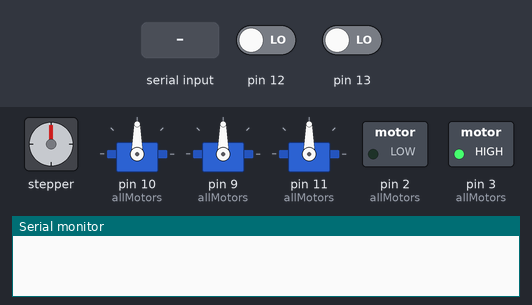
The sketch below on a simulated Arduino Uno, built with avr-gcc and run on an emulated ATmega328P. On the bench: stepper motor, 3 × servo, switched loads named in the sketch (green lamp = pin HIGH), the last lines printed to the serial monitor. Wiring (inferred from the names in the program): stepper motor (400 steps per turn assumed): coils pin 4, pin 5, pin 6, pin 7. Dashed ring = blinking. Inputs (shaded band) come from the test bench; at power-on: pin 13 LOW, pin 12 LOW. Pins used as bus, display or sensor lines are not drawn.

Above: at 1.2 s.
1.3 s: "H90\n" received over Serial
At 2.29 s:
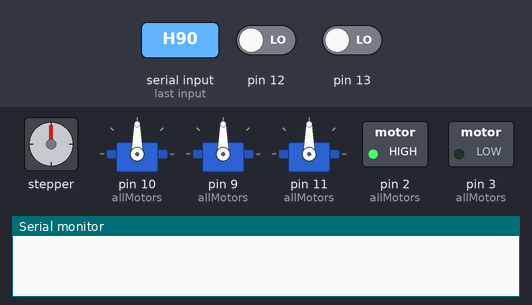
4.3 s: pin 13 driven HIGH
At 4.3 s:
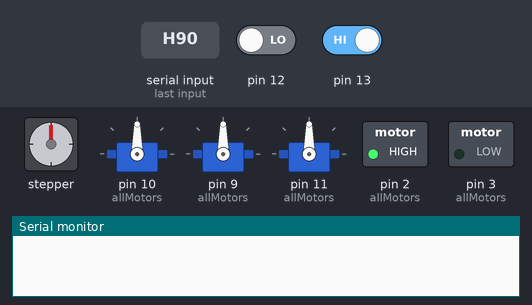
5.8 s: pin 12 driven HIGH
7.3 s: "M90\n" received over Serial
At 8.9 s:
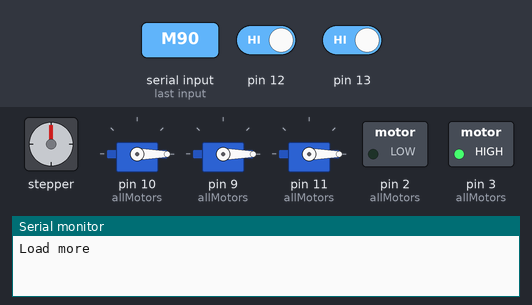
Timing chart, 0 to 10.3 s (numbered marks = the images above; inputs shaded):
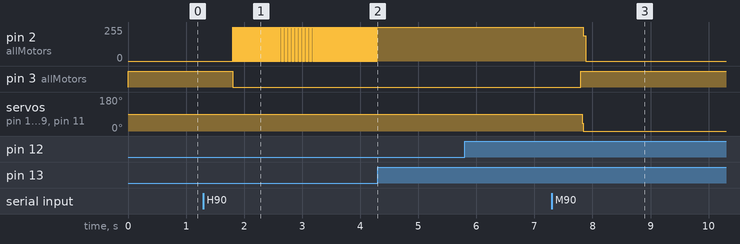

The sketch:

RoboticArmProjectInterfaceCode.ino
```cpp
#include <Servo.h>

#define M1dP 7
#define M1pP 6
#define M1dC 1
#define M2dP 3
#define M2pP 2
#define M2dC -1
#define M3dP 5
#define M3pP 4
#define M3dC 1
#define M4sCP 10
#define M5sCP 9
#define M6sCP 11


enum States{
  WaitForNewCommands = 0,
  Home,
  CalculateNextMove,
  MoveToPose
  };

  enum MotorType{
    STEPPER = 0,
    SERVO
  };

class Motor{
  public:
  MotorType motorType;
  int directionPin; // Set in setup
  int pulsePin; // Set in setup
  int currentPosition = 0; //Set in Homing
  int targetPosition = 0;
  float currentStepDelay = 10000;
  float minStepDelay = 10000; // Set in Homing
  bool stepPinHigh = false;
  long directionInt = 1;
  long stepsPerRevolution = 400; // Set in Homing
  long lastStepTimeMicroSeconds;
  int directionCorrector; // Set in setup
  int servoControlPin;
  Servo servoMotor;

  public: Motor(int dP, int pP, MotorType mt, int dC){
    directionPin = dP; // The direction pin for the motor driver
    pulsePin = pP; // The pulse pin for the motor driver
    motorType = mt;
    directionCorrector = dC;
    pinMode(directionPin, OUTPUT);
    pinMode(pulsePin, OUTPUT);
    digitalWrite(directionPin, HIGH);
    digitalWrite(pulsePin, LOW);
  }

  public: Motor(int mSCP, MotorType mt){
    servoControlPin = mSCP;
    motorType = mt;
    minStepDelay = 50;
  }

  void init(){
    servoMotor.attach(servoControlPin);
  }

  void Home(){

      if(directionInt*directionCorrector == 1){
         digitalWrite(directionPin, HIGH);
      }else{
        digitalWrite(directionPin, LOW);
      }

     if((micros() - lastStepTimeMicroSeconds) >= (long)currentStepDelay){

        lastStepTimeMicroSeconds = micros();

        if(stepPinHigh){
            digitalWrite(pulsePin, LOW);
            stepPinHigh = false;

        }else{
            digitalWrite(pulsePin, HIGH);
            stepPinHigh = true;
        }
      }
  }

  void UpdateMotorPosition(){

    if(currentPosition == targetPosition){
      return;
    }

     if((micros() - lastStepTimeMicroSeconds) >= (long)currentStepDelay){

        lastStepTimeMicroSeconds = micros();
        if(motorType == SERVO && stepPinHigh){
          currentPosition += directionInt;
          servoMotor.write(currentPosition);
          stepPinHigh = false;
          return;
        }else if(motorType == SERVO && !stepPinHigh){
          stepPinHigh = true;
          return;
        }
        if(stepPinHigh){
            currentPosition += directionInt;
            digitalWrite(pulsePin, LOW);
            stepPinHigh = false;

        }else{
            digitalWrite(pulsePin, HIGH);
            stepPinHigh = true;
        }
      }
  }

  };

States currentState = 0;
String currentCommand = "";

Motor allMotors[6] = {
    Motor(M1dP, M1pP, STEPPER, M1dC),
    Motor(M2dP, M2pP, STEPPER, M2dC),
    Motor(M3dP, M3pP, STEPPER, M3dC),
    Motor(M4sCP, SERVO),
    Motor(M5sCP, SERVO),
    Motor(M6sCP, SERVO)
  };

int commandCounter = 0;

int allStoredCommands[25][7];

States InterpretCommandStrings(){

  commandCounter = 0;

  currentCommand = Serial.readString();

  States returnState = WaitForNewCommands;

  if(currentCommand[0] == 'H'){

      int startIndex = 0;
      int endIndex = 0;
      int delimiterCounter = 0;

      for(int i = 1; i < currentCommand.length(); i++){

       if(currentCommand[i] == '/'){
        startIndex = i+1;
        endIndex = startIndex;
          for(int j = i+1; j < currentCommand.length(); j++){

            if(currentCommand[j] == '/'){
                endIndex = j;
                break;
              }
          }

            allStoredCommands[commandCounter][delimiterCounter] = currentCommand.substring(startIndex, endIndex).toInt();
            delimiterCounter++;

            if(delimiterCounter >= 7){
              currentCommand = currentCommand.substring(endIndex);
              break;
              }

          i = endIndex - 1;

        }
      }

      returnState = Home;


  }else if(currentCommand[0] == 'M'){

      int startIndex = 0;
      int endIndex = 0;
      int delimiterCounter = 0;

      delimiterCounter = 0;
      startIndex = 0;
      endIndex = 0;

      for(int i = 1; i < currentCommand.length(); i++){

       if(currentCommand[i] == '/'){
        startIndex = i+1;
        endIndex = startIndex;
          for(int j = i+1; j < currentCommand.length(); j++){

            if(currentCommand[j] == '/'){
                endIndex = j;
                break;
              }
          }
          if(delimiterCounter <= 6){
            allStoredCommands[commandCounter][delimiterCounter] = currentCommand.substring(startIndex, endIndex).toInt();
            delimiterCounter++;
          }
          else if(delimiterCounter == 7){
            commandCounter++;
            delimiterCounter = 0;
            }
          i = endIndex - 1;
            if(commandCounter >= 25){
              currentCommand = currentCommand.substring(endIndex - 1);
              break;
            }
        }
      }
      returnState = CalculateNextMove;
  }

  return returnState;

}

bool AllMotorsAtTarget(){
  for(int i = 0; i < 6; i++){
    if(allMotors[i].currentPosition != allMotors[i].targetPosition){
      return false;
    }
  }
  return true;
}

void SetDirection(){
    for(int i = 0; i < 6; i++){
        if(allMotors[i].targetPosition > allMotors[i].currentPosition){
          allMotors[i].directionInt = 1;
          }
          else{
            allMotors[i].directionInt = -1;
          }

          if(allMotors[i].directionInt*allMotors[i].directionCorrector == 1){
            digitalWrite(allMotors[i].directionPin, HIGH);
          }else{
            digitalWrite(allMotors[i].directionPin, LOW);
          }

      }
  }

int debounceArray[2][10] = {{0,0,0,0,0,0,0,0,0,0},{0,0,0,0,0,0,0,0,0,0}};

bool DebouncedHigh(int pinNumber){

if(digitalRead(pinNumber) == HIGH){
  debounceArray[pinNumber-12][9] = 1;
}

bool returnValue = true;

for(int i = 0; i < 10; i++){
    if(debounceArray[pinNumber-12][i] == 0){
      returnValue = false;
      }
}

for(int i = 0; i < 9; i++){
    debounceArray[pinNumber-12][i] = debounceArray[pinNumber-12][i+1];
  }

  debounceArray[pinNumber-12][9] = 0;

  return returnValue;

}

bool AllHomed(){
  bool bothHigh = true;

  allMotors[1].directionInt = 1;
  allMotors[2].directionInt = -1;

  if(!DebouncedHigh(12)){
    bothHigh = false;
    allMotors[2].Home();
  }
  if(!DebouncedHigh(13)){
    bothHigh = false;
    allMotors[1].Home();
  }
  if(bothHigh){
    for(int i = 0; i < 6; i++){
      allMotors[i].stepsPerRevolution = allStoredCommands[0][i];
    }

    allMotors[0].minStepDelay = 500;
    allMotors[1].minStepDelay = 1000;
    allMotors[2].minStepDelay = 1000;

    Serial.println("Load more");
    currentCommand = "";
    return true;
  }
  return false;
}

void setup() {
  Serial.begin(115200);
  Serial.setTimeout(500);
  // put your setup code here, to run once:

  allMotors[3].init();
  allMotors[4].init();
  allMotors[5].init();
}

int currentStoredCommand = 0;

void loop() {

      long maxTotalTime = 0;
      long currentTotalTime = 0;

  switch(currentState){
    case WaitForNewCommands:

      if(Serial.available() > 0 || (currentCommand.length() > 0)){
        currentState = InterpretCommandStrings();
      }

    break;

    case Home:

      allMotors[0].currentStepDelay = 10000;
      allMotors[1].currentStepDelay = 10000;
      allMotors[2].currentStepDelay = 10000;

      if(AllHomed()){
        currentState = WaitForNewCommands;
        allMotors[0].currentPosition = 0;
        allMotors[1].currentPosition = 130;
        allMotors[2].currentPosition = -420;
        for(int i = 3; i < 6; i++){
            allMotors[i].servoMotor.write(90);
            allMotors[i].currentPosition = 90;
          }
      }

    break;

    case CalculateNextMove:

      for(int i = 0; i < 6; i++){
        allMotors[i].targetPosition = allStoredCommands[currentStoredCommand][i];
      }

      maxTotalTime = 0;

      for(int i = 0; i < 6; i++){
        currentTotalTime = allMotors[i].minStepDelay * abs(allMotors[i].currentPosition - allMotors[i].targetPosition);
        if(currentTotalTime > maxTotalTime){
          maxTotalTime = currentTotalTime;
        }
      }

      for(int i = 0; i < 6; i++){

        if(allMotors[i].targetPosition != allMotors[i].currentPosition){
          allMotors[i].currentStepDelay = (maxTotalTime* allStoredCommands[currentStoredCommand][6]) / (abs(allMotors[i].currentPosition - allMotors[i].targetPosition));
        }
      }

      SetDirection();

      currentState = MoveToPose;

    break;

    case MoveToPose:

      if(AllMotorsAtTarget()){

        if(currentStoredCommand == (commandCounter - 1)){
          Serial.println("Load more");
        }

        currentStoredCommand++;

        if(currentStoredCommand >= commandCounter){
          currentState = WaitForNewCommands;
          currentStoredCommand = 0;
          commandCounter = 0;
        }else{
          currentState = CalculateNextMove;
        }
      }else{

         for(int i = 0; i < 6; i++){
            allMotors[i].UpdateMotorPosition();
          }

      }
    break;

  }

}
```

Measured:
- after the input at 1.3 s, pin 2 (allMotors): alternates 255/255 for 0.01 s and 0/255 for 0.01 s, starting after 0.50 s; pin 3 (allMotors): HIGH → LOW after 0.50 s
- after the input at 4.3 s, pin 2 (allMotors): stops changing and stays 255/255
- after the input at 7.3 s, pin 2 (allMotors): 255/255 → 0/255 after 0.54 s; pin 3 (allMotors): LOW → HIGH after 0.50 s; servo on pin 10 (allMotors), servo on pin 9 (allMotors), servo on pin 11 (allMotors): 90° → 0° after 0.52 s
